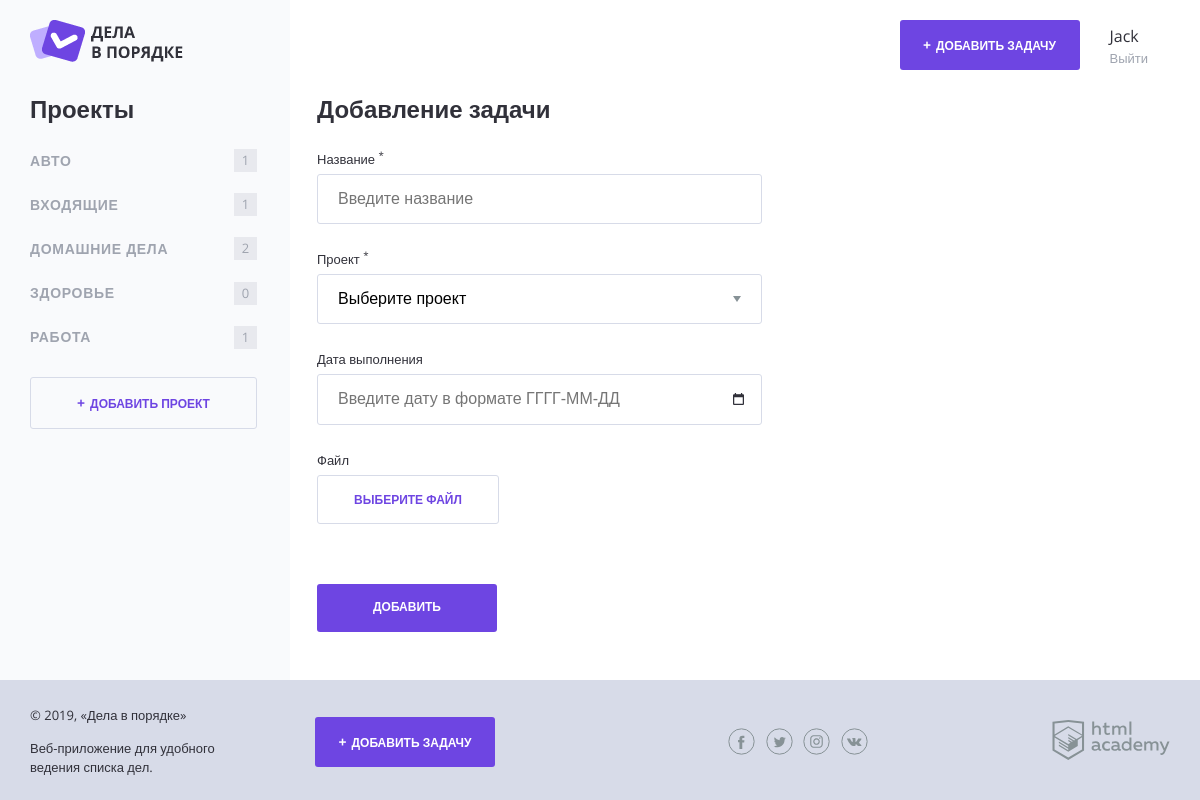
The page /add.php on the database its author committed.
### tables this page shows
CREATE TABLE project (
    id         INT AUTO_INCREMENT PRIMARY KEY,
    title      VARCHAR(50) NOT NULL,
    user_id    INT NOT NULL,
    FOREIGN KEY (user_id)  REFERENCES user (id),
    INDEX (user_id)
);

### helpers.php (called while the page is built, shortened)
<?php
function include_template($name, array $data = []) {
    $name = 'templates/' . $name;
    extract($data);
    require $name;
    $result = ob_get_clean();
    return $result;
}

### functions.php (called while the page is built, shortened)
<?php
function allProjects($connect) {
    $sql = "SELECT p.title, p.id, COUNT(t.id) AS task_count FROM project p
    LEFT JOIN task t ON t.project_id = p.id GROUP BY p.id";
    $result = mysqli_query($connect, $sql);
    $projects = mysqli_fetch_all($result, MYSQLI_ASSOC);
    return $projects;
};
function getPostVal($title) {
    return filter_input(INPUT_POST, $title);
};

### templates/form-task.php (the view, shortened to what this page needs)
<section class="content__side">
                <h2 class="content__side-heading">Проекты</h2>
                <nav class="main-navigation">
                    <ul class="main-navigation__list">
                    <?php foreach ($projects as $project): ?>
                        <li class="main-navigation__list-item">
                            <a class="main-navigation__list-item-link <?php if($id === $project["id"]): ?>main-navigation__list-item--active <?php endif ?>" href="?project=<?=$project["id"]?>"><?=htmlspecialchars($project["title"]);?></a>
                            <span class="main-navigation__list-item-count"><?= $project["task_count"]; ?></span>
                        </li>
                    <?php endforeach; ?>
                    </ul>
                </nav>
                <a class="button button--transparent button--plus content__side-button"
                   href="pages/form-project.html" target="project_add">Добавить проект</a>
            </section>
<main class="content__main">
        <h2 class="content__main-heading">Добавление задачи</h2>
        <form class="form" action="add.php" method="post" enctype="multipart/form-data">
          <div class="form__row">
          <?php $classname = isset($errors['title']) ? "form__input--error" : ""; ?>
            <label class="form__label" for="name">Название <sup>*</sup></label>
            <input class="form__input <?= $classname; ?>" type="text" name="title" id="name" value="<?= getPostVal("title"); ?>" placeholder="Введите название">
        </div>
          <div class="form__row">
            <label class="form__label" for="project">Проект <sup>*</sup></label>
            <select class="form__input form__input--select <?php if (isset($errors["project"])): ?>form__input--error<?php endif; ?>" name="project" id="project">
              <option>Выберите проект</option>
            </select>
          </div>
          <div class="form__row">
            <label class="form__label" for="date">Дата выполнения</label>
<input class="form__input form__input--date <?php if (isset($errors["date"])): ?>form__input--error<?php endif; ?>" type="text" name="date" id="date" value="<?= getPostVal('date') ?>" placeholder="Введите дату в формате ГГГГ-ММ-ДД">
        </div>
          <div class="form__row">
            <label class="form__label" for="file">Файл</label>
            <div class="form__input-file <?php if (isset($errors["date"])): ?>form__input--error<?php endif; ?>">
              <label class="button button--transparent" for="file">
                <span>Выберите файл</span>
              </label>
            </div>
          </div>
          <div class="form__row form__row--controls">
            <input class="button" type="submit" name="" value="Добавить">
          </div>
        </form>
      </main>

### css/style.css (style rules this page uses)
html, body { height: 100%; }
body { position: relative; min-width: 1180px; font-size: 16px; font-family: "OpenSans", sans-serif; color: #31313a; }
a { text-decoration: none; }
.button { display: inline-block; width: 180px; padding: 17px 0; font-weight: 700; font-size: 12px; text-align: center; color: #ffffff; text-transform: uppercase; text-decoration: none; background-color: #6e45e2; border: 0; border-radius: 3px; }
.button--plus::before { content: "+"; margin-right: 5px; font-size: 14px; }
.button--transparent { color: #6e45e2; border: 1px solid #d7dbe8; cursor: pointer; }
.button--transparent, .button--transparent:hover, .button--transparent:focus, .button--transparent:active { background-color: transparent; }
.content__side { width: 260px; }
.content__side-heading { margin: 0; margin-bottom: 15px; }
.content__side-button { width: 225px; }
.main-navigation { margin-bottom: 18px; }
.main-navigation__list { margin: 0 0 0 -8px; padding: 0; list-style: none; }
.main-navigation__list-item { display: flex; align-items: center; font-size: 14px; color: #9fa4af; text-transform: uppercase; }
.main-navigation__list-item-link { flex-grow: 1; padding: 14px 8px; font-weight: bold; color: inherit; text-decoration: none; letter-spacing: 0.05em; }
.main-navigation__list-item-count { display: inline-block; min-width: 19px; min-height: 19px; margin-right: 33px; padding: 2px; font-size: 13px; line-height: 18px; text-align: center; background-color: #e8e9ee; }
.content__main { flex-grow: 1; padding: 0 30px 0 27px; }
.content__main-heading { margin: 0; margin-bottom: 25px; }
.form { max-width: 445px; }
.form__row { margin-bottom: 25px; }
.form__label { display: inline-block; margin-bottom: 7px; font-size: 13px; }
.form__input { box-sizing: border-box; width: 100%; padding: 15px 20px; border: 1px solid #d7dbe8; border-radius: 3px; -webkit-appearance: none; -moz-appearance: none; appearance: none; }
.form__input--select { background: #ffffff url("../img/dropdown.svg") right 20px top 50% no-repeat; }
.form__input--date { background: #ffffff url("../img/icon-calendar.png") right 17px top 50% no-repeat; }
.form__row--controls { margin-top: 60px; margin-bottom: 0; }

### rows shown on the page
project: title "АВТО", task_count "1"
project: title "ВХОДЯЩИЕ", task_count "1"
project: title "ДОМАШНИЕ ДЕЛА", task_count "2"
project: title "ЗДОРОВЬЕ", task_count "0"
project: title "РАБОТА", task_count "1"

### other values the page prints
$user "Jack"
